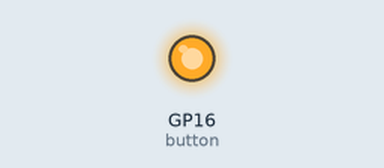
Simulated run of this program. Board: Raspberry Pi Pico running MicroPython. Shown: output pins drawn as LEDs (lit = HIGH).

Above: at 5.0 s.
At 15.0 s:
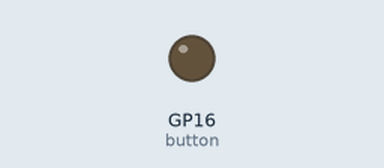
Timing chart, 0 to 26.0 s (numbered marks = the images above):
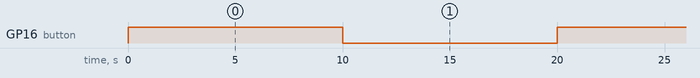

The program:

ac.py
```python
import machine
import utime

def ac_on(button):
    button.on()

def ac_off(button):
    button.off()

button = machine.Pin(16, machine.Pin.OUT)

while True:
    ac_on(button)
    utime.sleep(10)
    ac_off(button)
    utime.sleep(10)
```

Measured:
- by itself, GP16 (button): alternates HIGH for 10.0 s and LOW for 10.0 s
